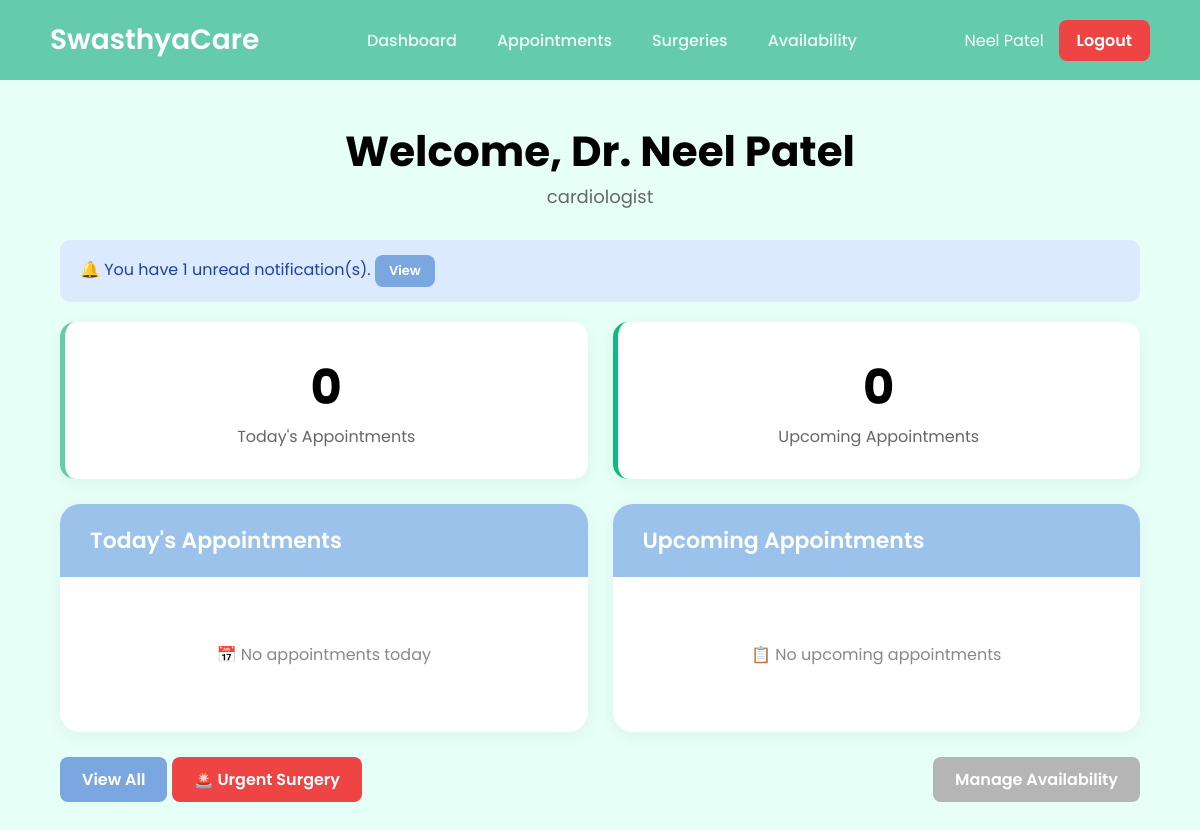
Page /doctor/dashboard/ (signed in) on the earlier database version.
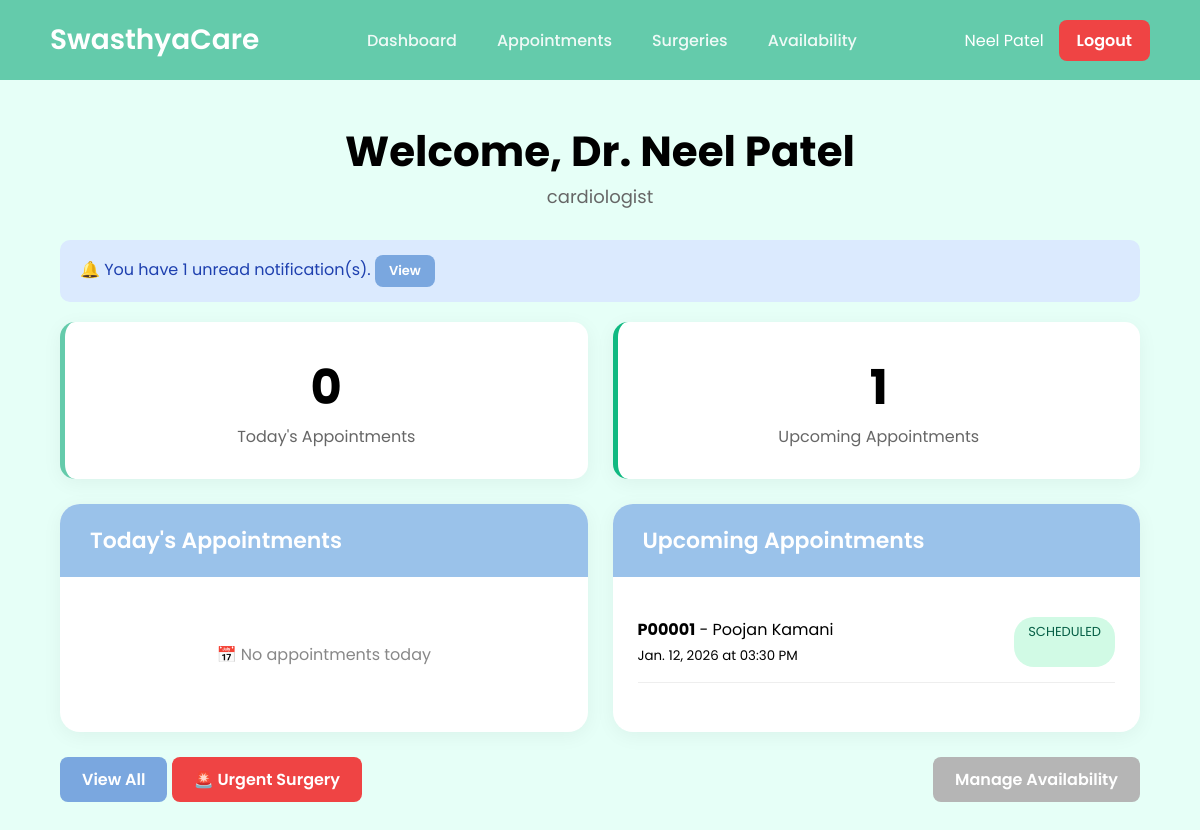
Same page on the later database version.
### hospital/models.py (models this page shows, shortened)
class Doctor(models.Model):
    user = models.OneToOneField(CustomUser, on_delete=models.CASCADE, related_name='doctor_profile')
    specialization = models.CharField(max_length=100)
    qualification = models.CharField(max_length=200)
    experience_years = models.IntegerField(default=0)
    consultation_fee = models.DecimalField(max_digits=10, decimal_places=2, default=0)
    created_at = models.DateTimeField(auto_now_add=True)

class CustomUser(AbstractUser):
    ROLE_CHOICES = [
        ('DOCTOR', 'Doctor'),
        ('RECEPTIONIST', 'Receptionist'),
        ('PATIENT', 'Patient'),
        ('ADMIN', 'Admin'),
        ('SUPERUSER', 'Superuser'),
    ]
    role = models.CharField(max_length=20, choices=ROLE_CHOICES, default='PATIENT')
    phone = models.CharField(max_length=15, blank=True, null=True)

class Appointment(models.Model):
    STATUS_CHOICES = [
        ('SCHEDULED', 'Scheduled'),
        ('COMPLETED', 'Completed'),
        ('NO_SHOW', 'No Show'),
        ('CANCELLED', 'Cancelled'),
    ]
    patient = models.ForeignKey(Patient, on_delete=models.CASCADE, related_name='appointments')
    doctor = models.ForeignKey(Doctor, on_delete=models.CASCADE, related_name='appointments')
    appointment_date = models.DateField()
    appointment_time = models.TimeField()
    status = models.CharField(max_length=20, choices=STATUS_CHOICES, default='SCHEDULED')
    reminder_sent = models.BooleanField(default=False)
    reason = models.TextField(help_text="Reason for visit")
    is_follow_up = models.BooleanField(default=False)
    parent_appointment = models.ForeignKey('self', on_delete=models.SET_NULL, null=True, blank=True, related_name='follow_ups')
    created_by = models.ForeignKey(CustomUser, on_delete=models.SET_NULL, null=True, related_name='created_appointments')
    created_at = models.DateTimeField(auto_now_add=True)
    updated_at = models.DateTimeField(auto_now=True)
    class Meta:
        ordering = ['-appointment_date', '-appointment_time']
        unique_together = ['doctor', 'appointment_date', 'appointment_time']

class Patient(models.Model):
    BLOOD_GROUP_CHOICES = [
        ('A+', 'A+'), ('A-', 'A-'),
        ('B+', 'B+'), ('B-', 'B-'),
        ('AB+', 'AB+'), ('AB-', 'AB-'),
        ('O+', 'O+'), ('O-', 'O-'),
    ]
    user = models.OneToOneField(CustomUser, on_delete=models.CASCADE, related_name='patient_profile')
    patient_id = models.CharField(max_length=10, unique=True, editable=False)
    date_of_birth = models.DateField()
    gender = models.CharField(max_length=10, choices=[('MALE', 'Male'), ('FEMALE', 'Female'), ('OTHER', 'Other')])
    address = models.TextField()
    phone_number = models.CharField(max_length=15)
    blood_group = models.CharField(max_length=3, choices=BLOOD_GROUP_CHOICES, blank=True, null=True)
    allergies = models.TextField(blank=True, null=True, help_text="List any allergies")
    chronic_diseases = models.TextField(blank=True, null=True, help_text="List any chronic diseases")
    previous_surgeries = models.TextField(blank=True, null=True, help_text="List any previous surgeries")
    emergency_contact_name = models.CharField(max_length=100)
    emergency_contact_phone = models.CharField(max_length=15)
    created_at = models.DateTimeField(auto_now_add=True)
    updated_at = models.DateTimeField(auto_now=True)
    class Meta:
        ordering = ['-created_at']

### hospital/views.py (the view)
# urls.py: path('doctor/dashboard/', views.doctor_dashboard, name='doctor_dashboard'),
@login_required
@role_required('DOCTOR')
def doctor_dashboard(request):
    doctor = request.user.doctor_profile
    today = date.today()
    today_appointments = Appointment.objects.filter(
        doctor=doctor,
        appointment_date=today,
        status='SCHEDULED'
    ).order_by('appointment_time')
    upcoming_appointments = Appointment.objects.filter(
        doctor=doctor,
        appointment_date__gt=today,
        status='SCHEDULED'
    ).order_by('appointment_date', 'appointment_time')[:5]
    unread_notifications = Notification.objects.filter(
        recipient=request.user,
        is_read=False
    ).count()
    pending_surgeries_count = UrgentSurgery.objects.filter(
        doctor=doctor,
        status='PENDING'
    ).count()
    context = {
        'doctor': doctor,
        'today_appointments': today_appointments,
        'upcoming_appointments': upcoming_appointments,
        'unread_notifications': unread_notifications,
        'pending_surgeries_count': pending_surgeries_count,
    }
    return render(request, 'hospital/doctor/dashboard.html', context)

### templates/hospital/doctor/dashboard.html (shortened to what this page needs)
<!DOCTYPE html>
<html lang="en">
<head>
</head>
<body>
    <nav class="navbar">
        <div class="navbar-brand">SwasthyaCare</div>
        <div class="navbar-center">
            <a href="{% url 'hospital:doctor_dashboard' %}">Dashboard</a>
            <a href="{% url 'hospital:doctor_appointments' %}">Appointments</a>
            <a href="{% url 'hospital:view_surgeries' %}">Surgeries</a>
            <a href="{% url 'hospital:manage_availability' %}">Availability</a>
        </div>
        <div class="navbar-right">
            <span>{{ doctor.user.get_full_name }}</span>
            <a href="{% url 'hospital:logout' %}" class="btn-logout">Logout</a>
        </div>
    </nav>
    <main class="main-content">
        <div class="page-header">
            <h1 class="page-title">Welcome, Dr. {{ doctor.user.get_full_name }}</h1>
            <p class="page-subtitle">{{ doctor.specialization }}</p>
        </div>
        {% if unread_notifications > 0 %}
        <div class="alert alert-info">
            🔔 You have {{ unread_notifications }} unread notification(s).
            <a href="{% url 'hospital:view_notifications' %}" class="btn btn-sm btn-primary">View</a>
        </div>
        {% endif %}
        <div class="grid grid-2">
            <div class="stats-card">
                <div class="stats-number">{{ today_appointments.count }}</div>
                <div class="stats-label">Today's Appointments</div>
            </div>
            <div class="stats-card success">
                <div class="stats-number">{{ upcoming_appointments.count }}</div>
                <div class="stats-label">Upcoming Appointments</div>
            </div>
        </div>
        <div class="grid grid-2">
            <div class="card">
                <div class="card-header">Today's Appointments</div>
                <div class="card-body">
                    {% if today_appointments %}
                    <table>
                        <thead>
                            <tr>
                                <th>Time</th>
                                <th>Patient</th>
                                <th>Reason</th>
                                <th>Actions</th>
                            </tr>
                        </thead>
                        <tbody>
                            {% for appointment in today_appointments %}
                            <tr>
                                <td>{{ appointment.appointment_time|time:"h:i A" }}</td>
                                <td>
                                    <strong>{{ appointment.patient.patient_id }}</strong><br>
                                    {{ appointment.patient.user.get_full_name }}
                                </td>
                                <td>{{ appointment.reason|truncatewords:10 }}</td>
                                <td class="actions">
                                    <a href="{% url 'hospital:patient_history' appointment.patient.id %}"
                                        class="btn btn-sm btn-primary">History</a>
                                    <a href="{% url 'hospital:add_medical_record' appointment.id %}"
                                        class="btn btn-sm btn-success">Add</a>
                                </td>
                            </tr>
                            {% endfor %}
                        </tbody>
                    </table>
                    {% else %}
                    <div class="empty-state">📅 No appointments today</div>
                    {% endif %}
                </div>
            </div>
            <div class="card">
                <div class="card-header">Upcoming Appointments</div>
                <div class="card-body">
                    {% if upcoming_appointments %}
                    <ul class="info-list">
                        {% for appointment in upcoming_appointments %}
                        <li>
                            <div>
                                <strong>{{ appointment.patient.patient_id }}</strong> -
                                {{ appointment.patient.user.get_full_name }}<br>
                                <small>{{ appointment.appointment_date }} at
                                    {{ appointment.appointment_time|time:"h:i A" }}</small>
                            </div>
                            <span class="badge">{{ appointment.status }}</span>
                        </li>
                        {% endfor %}
                    </ul>
                    {% else %}
                    <div class="empty-state">📋 No upcoming appointments</div>
                    {% endif %}
                </div>
            </div>
        </div>
        <div class="flex-between">
            <div>
                <a href="{% url 'hospital:doctor_appointments' %}" class="btn btn-primary">View All</a>
                <a href="{% url 'hospital:create_urgent_surgery_doctor' %}" class="btn btn-danger">🚨 Urgent Surgery</a>
            </div>
            <a href="{% url 'hospital:manage_availability' %}" class="btn btn-secondary">Manage Availability</a>
        </div>
    </main>
</body>
</html>

### templates/hospital/doctor/dashboard.html (style rules this page uses)
* { margin: 0; padding: 0; box-sizing: border-box; }
body { font-family: 'Poppins', 'Inter', sans-serif; background-color: #e6fff7; min-height: 100vh; }
.navbar { background-color: #64cbab; height: 80px; display: flex; align-items: center; justify-content: space-between; padding: 0 50px; color: white; }
.navbar-brand { font-size: 28px; font-weight: 600; }
.navbar-center { display: flex; gap: 40px; }
.navbar-center a { color: white; text-decoration: none; font-weight: 500; opacity: 0.9; }
.navbar-right { display: flex; gap: 15px; align-items: center; }
.btn-logout { background-color: #ef4444; padding: 8px 18px; border-radius: 8px; color: white; text-decoration: none; font-weight: 600; }
.main-content { padding: 40px 60px; max-width: 1400px; margin: auto; }
.page-header { text-align: center; margin-bottom: 30px; }
.page-title { font-size: 42px; font-weight: 700; }
.page-subtitle { font-size: 18px; color: #666; }
.alert { padding: 15px 20px; border-radius: 10px; margin-bottom: 20px; }
.alert-info { background-color: #dbeafe; color: #1e40af; }
.grid { display: grid; gap: 25px; margin-bottom: 25px; }
.grid-2 { grid-template-columns: repeat(2, 1fr); }
.stats-card { background: white; border-radius: 15px; padding: 30px; text-align: center; box-shadow: 0 4px 20px rgba(0, 0, 0, 0.05); border-left: 5px solid #64cbab; }
.stats-card.success { border-left-color: #10b981; }
.stats-number { font-size: 48px; font-weight: 700; }
.stats-label { color: #666; }
.card { background: white; border-radius: 20px; box-shadow: 0 4px 20px rgba(0, 0, 0, 0.05); overflow: hidden; }
.card-header { background-color: #9ac2ea; padding: 20px 30px; color: white; font-size: 22px; font-weight: 600; }
.card-body { padding: 25px; }
.btn { padding: 10px 22px; border-radius: 8px; text-decoration: none; font-weight: 600; display: inline-block; }
.btn-sm { padding: 6px 14px; font-size: 13px; }
.btn-primary { background-color: #7aa7df; color: white; }
.btn-secondary { background-color: #b5b5b5; color: white; }
.btn-danger { background-color: #ef4444; color: white; }
.info-list { list-style: none; }
.info-list li { display: flex; justify-content: space-between; padding: 15px 0; border-bottom: 1px solid #eee; }
.badge { background-color: #d1fae5; color: #065f46; padding: 5px 14px; border-radius: 20px; font-size: 13px; }
.empty-state { text-align: center; padding: 40px 0; color: #888; }
.flex-between { display: flex; justify-content: space-between; flex-wrap: wrap; gap: 15px; }

Differences in the rows shown:
added Appointment: patient.patient_id "P00001", patient.user.get_full_name "Poojan Kamani", appointment_date "Jan. 12, 2026", appointment_time "03:30 PM", status "SCHEDULED"
Other differences:
{{ upcoming_appointments.count }}: "0" → "1"
text no longer shown: "📋 No upcoming appointments"
